Frame 1 (no input): blank canvas, image omitted
Frame 60 (no input): blank canvas, image omitted
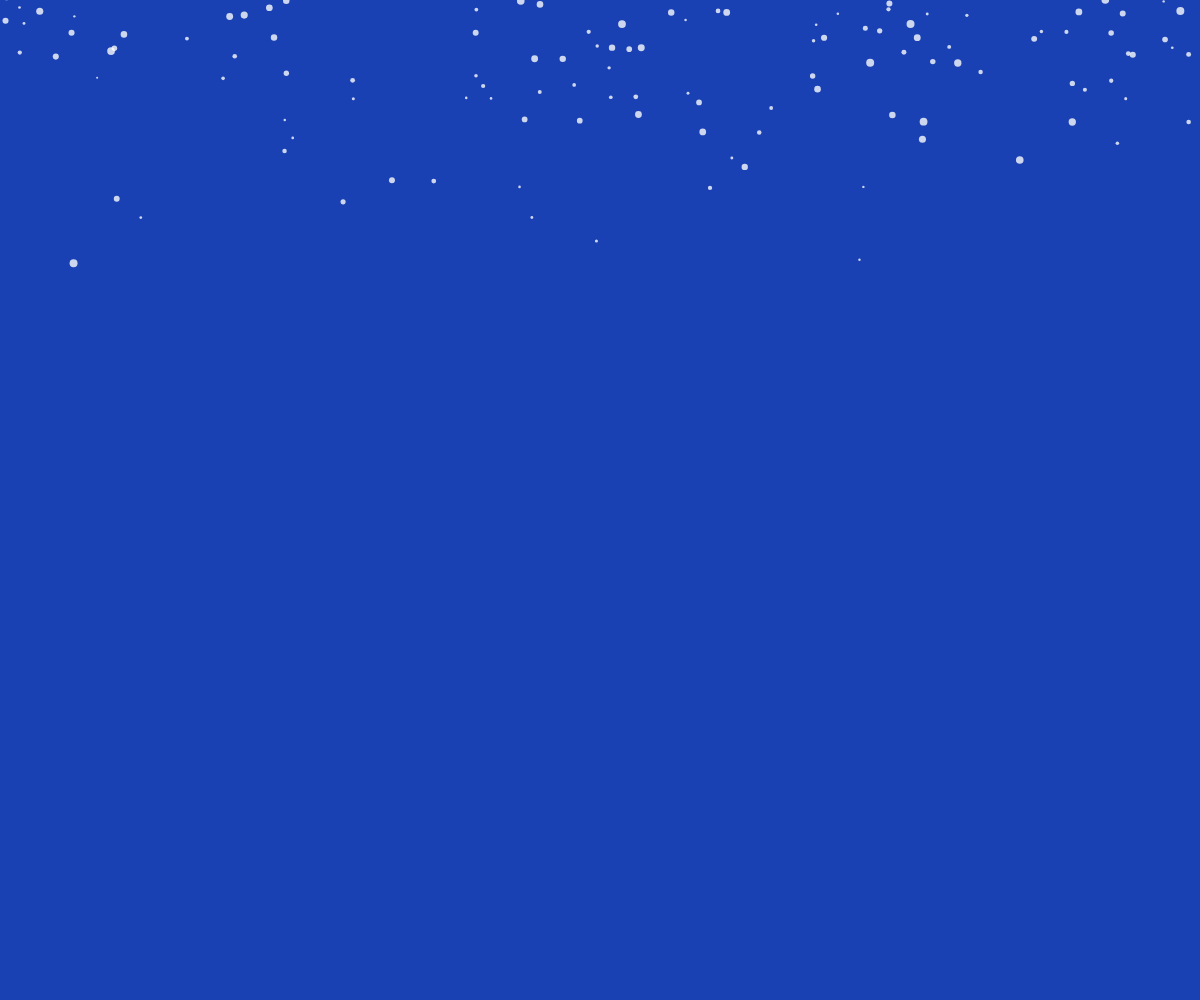
Frame 120 (the mouse pressed at the canvas centre since frame 60)

The p5.js sketch whose frames 1 and 60 were blank and that drew this single picture after the mouse press (run headless with seeded random() and noise() and a simulated clock; from frame 60 on, the mouse is pressed at the canvas centre):

// p5.js sketch
// ── sketch.js
let snowflakes = [];
let showMessage = false;

function setup() {
  createCanvas(windowWidth, windowHeight);
  textAlign(CENTER, CENTER);
  textFont('Georgia');
}

function draw() {
  // Darker blue shades based on mouse position
  let r = map(mouseX, 0, width, 50, 0);    // Lower red for darker blue
  let g = map(mouseY, 0, height, 100, 30); // Lower green for deeper blue
  let b = 180;                             // Constant darker blue base
  background(r, g, b);

  // Snowflakes falling
  if (mouseIsPressed || frameCount % 5 === 0) {
    for (let i = 0; i < 3; i++) {
      snowflakes.push(new Snowflake());
    }
  }

  for (let flake of snowflakes) {
    flake.update();
    flake.display();
  }

  // Display welcome message on spacebar press
  if (showMessage) {
    fill('#87CEEB'); // Sky blue text
    stroke(255);
    strokeWeight(2);
    textSize(50);
    text("❄ Welcome to Bath Spa University ❄", width / 2, height / 2);
  }
}

function keyPressed() {
  if (key === ' ') {
    showMessage = !showMessage;
  }
}

function windowResized() {
  resizeCanvas(windowWidth, windowHeight);
}

// Snowflake class
class Snowflake {
  constructor() {
    this.x = random(width);
    this.y = random(-10, -100);
    this.size = random(2, 8);
    this.speed = random(1, 3);
    this.wind = random(-0.5, 0.5);
  }

  update() {
    this.y += this.speed;
    this.x += this.wind;
    if (this.y > height) {
      this.y = random(-100, -10);
      this.x = random(width);
    }
  }

  display() {
    noStroke();
    fill(255, 255, 255, 200);
    ellipse(this.x, this.y, this.size);
  }
}
